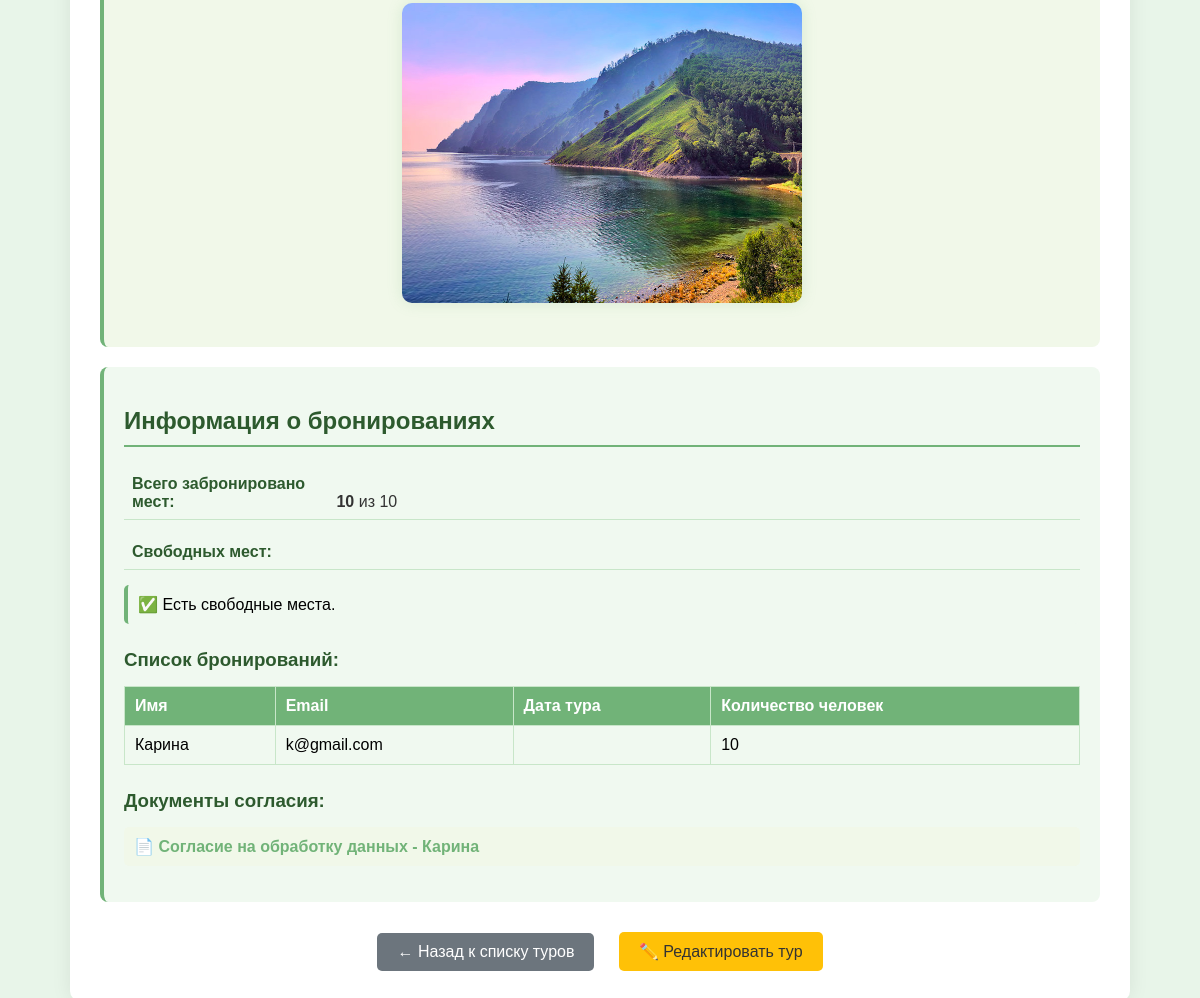
/tour/3/ (signed in, lower part), run on an earlier commit of the app's database.
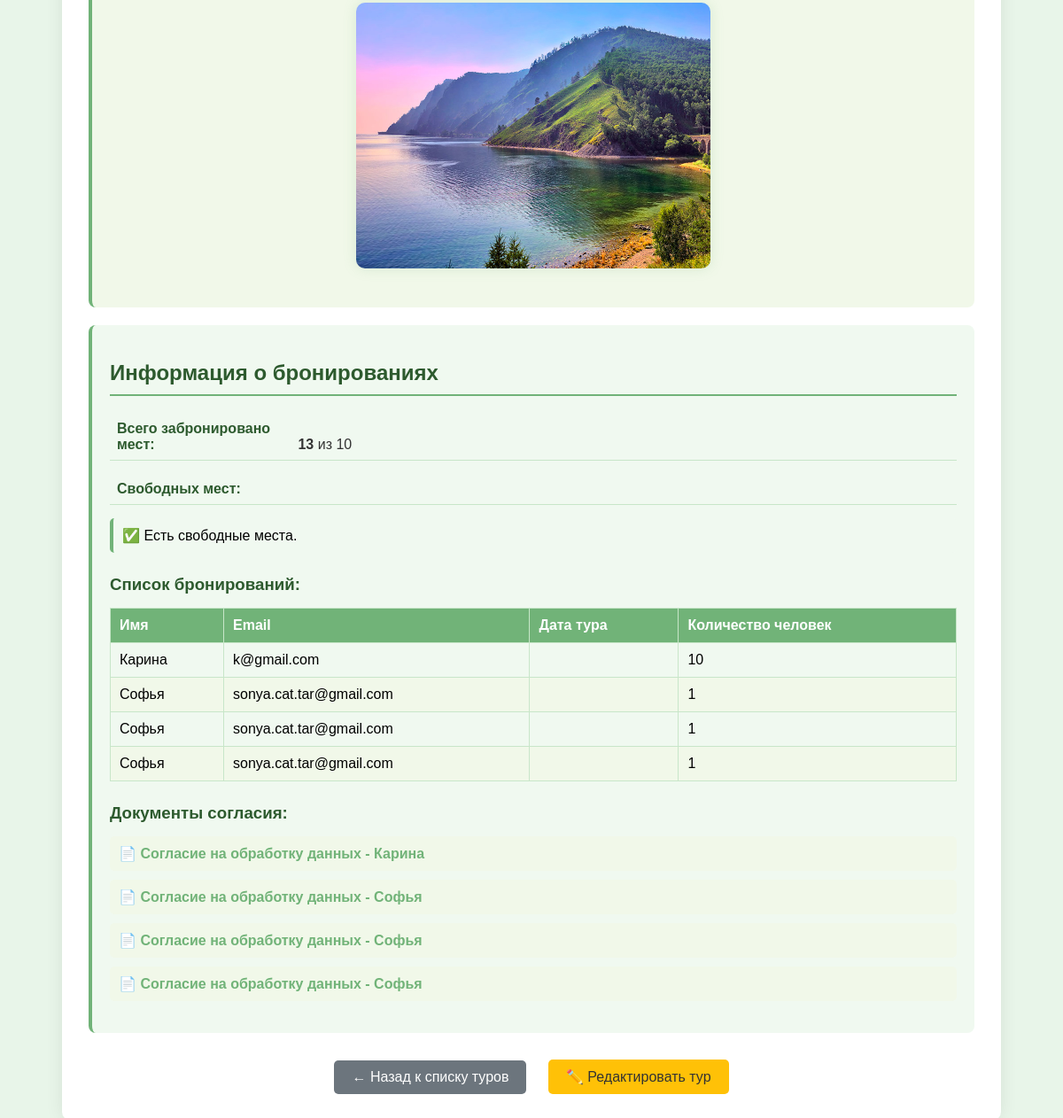
And on a later commit of the database.
### booking/models.py (models this page shows, shortened)
class Booking(models.Model):
    STATUS_CHOICES = [
        ('pending', 'Ожидает подтверждения'),
        ('confirmed', 'Подтверждено'),
        ('cancelled', 'Отменено'),
    ]
    schedule = models.ForeignKey(
        TourSchedule,
        on_delete=models.CASCADE,
        related_name='bookings'
    )
    tour = models.ForeignKey(
        Tour,
        on_delete=models.CASCADE
    )
    name = models.CharField(
        max_length=200,
        null=False
    )
    email = models.EmailField(
        null=False
    )
    people = models.IntegerField()
    status = models.CharField(
        max_length=20,
        choices=STATUS_CHOICES,
        default='pending'
    )
    created_at = models.DateTimeField(
        auto_now_add=True
    )
    booking_reference = models.CharField(
        max_length=10,
        unique=False,
        blank=True
    )

class ConsentDocument(models.Model):
    booking = models.ForeignKey(
        Booking,
        on_delete=models.CASCADE,
        related_name='consent_documents'
    )
    document = models.FileField(
        upload_to="consents/"
    )
    uploaded_at = models.DateTimeField(
        auto_now_add=True
    )

### booking/views.py (the view)
# urls.py: path('tour/<int:pk>/', views.tour_detail_view, name='tour_detail'),
def tour_detail_view(request, pk):
    tour = get_object_or_404(Tour, pk=pk, removed=False)
    bookings = Booking.objects.filter(tour=tour)
    consent_docs = ConsentDocument.objects.filter(booking__tour=tour)
    total_booked = sum(booking.people for booking in bookings)
    return render(
        request,
        "booking/tour_detail.html",
        {
            "tour": tour,
            "bookings": bookings,
            "consent_docs": consent_docs,
            "total_booked": total_booked
        }
    )

### templates/booking/tour_detail.html (shortened to what this page needs)
<!DOCTYPE html>
<html>
<head>
{% load static %}
</head>
<body>
<div class="container">
<div class="tour-info">
    {% if tour.image %}
    <div class="tour-image">
        <img src="{{ tour.image.url }}" alt="{{ tour.title }}">
    </div>
    {% endif %}
</div>
{% if user.is_superuser or user.is_staff %}
    <div class="booking-info">
        <h2>Информация о бронированиях</h2>
        <div class="info-row">
            <span class="info-label">Всего забронировано мест:</span>
            <span class="info-value"><strong>{{ total_booked }}</strong> из {{ tour.max_people }}</span>
        </div>
        <div class="info-row">
            <span class="info-label">Свободных мест:</span>
        </div>
        {% if tour.max_people|add:"-"|add:total_booked <= 0 %}
        <div class="warning-text">
            ⚠️ Внимание: На данный тур нет свободных мест! Бронирование недоступно.
        </div>
        {% elif tour.max_people|add:"-"|add:total_booked <= 3 %}
        <div class="warning-text">
            🎯 Осталось всего {{ tour.max_people|add:"-"|add:total_booked }} мест! Торопитесь!
        </div>
        {% else %}
        <div class="info-text">
            ✅ Есть свободные места.
        </div>
        {% endif %}
        {% if bookings %}
        <h3>Список бронирований:</h3>
        <table>
            <thead>
                <tr>
                    <th>Имя</th>
                    <th>Email</th>
                    <th>Дата тура</th>
                    <th>Количество человек</th>
                </tr>
            </thead>
            <tbody>
                {% for booking in bookings %}
                <tr>
                    <td>{{ booking.name }}</td>
                    <td>{{ booking.email }}</td>
                    <td>{{ booking.tour_date }}</td>
                    <td>{{ booking.people }}</td>
                </tr>
                {% endfor %}
            </tbody>
        </table>
        {% else %}
        <div class="info-text">
            📌 На этот тур пока нет бронирований. Будьте первым!
        </div>
        {% endif %}
        {% if consent_docs %}
        <h3>Документы согласия:</h3>
        <ul class="docs-list">
            {% for doc in consent_docs %}
            <li>
                📄 <a href="{{ doc.document.url }}" target="_blank">
                    Согласие на обработку данных - {{ doc.booking.name }}
                </a>
            </li>
            {% endfor %}
        </ul>
        {% endif %}
    </div>
{% else %}
    <div class="info-text" style="text-align: center; margin: 30px 0;">
        <p>🏔️ Хотите отправиться в это путешествие?</p>
        <a href="{% url 'booking' %}?tour={{ tour.id }}" class="book-link">Забронировать тур →</a>
    </div>
{% endif %}
<div class="actions">
    <a href="{% url 'tour_list' %}" class="btn btn-back">← Назад к списку туров</a>
    {% if user.is_superuser or user.is_staff %}
        <a href="{% url 'tour_edit' tour.id %}" class="btn btn-edit">✏️ Редактировать тур</a>
    {% endif %}
</div>
</div>
</body>
</html>

What changed in the data, as far as the page shows it:
added Booking: name "Софья", email "sonya.cat.tar@gmail.com", people "1"
added Booking: name "Софья", email "sonya.cat.tar@gmail.com", people "1"
added Booking: name "Софья", email "sonya.cat.tar@gmail.com", people "1"
added ConsentDocument: booking.name "Софья"
added ConsentDocument: booking.name "Софья"
added ConsentDocument: booking.name "Софья"
Also different on the page:
{{ total_booked }}: "10" → "13"
